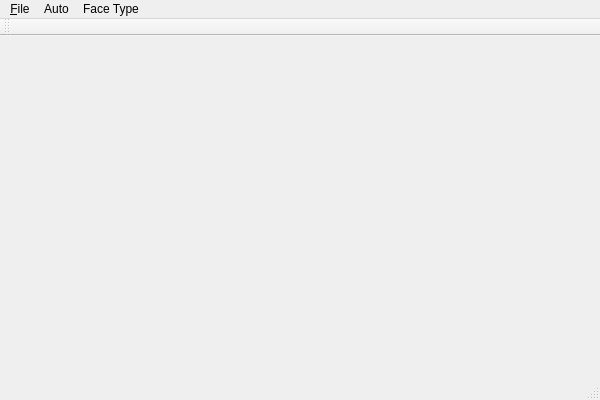
<?xml version="1.0" encoding="UTF-8"?>
<ui version="4.0">
 <class>MainWindowClass</class>
 <widget class="QMainWindow" name="MainWindowClass">
  <property name="geometry">
   <rect>
    <x>0</x>
    <y>0</y>
    <width>600</width>
    <height>400</height>
   </rect>
  </property>
  <property name="windowTitle">
   <string>MainWindow</string>
  </property>
  <widget class="QWidget" name="centralWidget">
   <layout class="QVBoxLayout" name="verticalLayout">
    <item>
     <widget class="DelForm" name="widget" native="true"/>
    </item>
   </layout>
  </widget>
  <widget class="QMenuBar" name="menuBar">
   <property name="geometry">
    <rect>
     <x>0</x>
     <y>0</y>
     <width>600</width>
     <height>21</height>
    </rect>
   </property>
   <widget class="QMenu" name="menu_File">
    <property name="title">
     <string>&amp;File</string>
    </property>
    <addaction name="action_New"/>
    <addaction name="separator"/>
    <addaction name="actionOpen"/>
    <addaction name="separator"/>
    <addaction name="actionE_xit"/>
   </widget>
   <widget class="QMenu" name="menuAuto">
    <property name="title">
     <string>Auto</string>
    </property>
    <addaction name="actionRandom"/>
    <addaction name="actionGrid"/>
    <addaction name="actionCircular"/>
    <addaction name="action1_Vertical_1_Horizontal"/>
    <addaction name="action1_Vertical"/>
    <addaction name="action1_Horizontal"/>
   </widget>
   <widget class="QMenu" name="menuFace_Type">
    <property name="title">
     <string>Face Type</string>
    </property>
    <addaction name="actionTriangle"/>
    <addaction name="actionPolygon"/>
   </widget>
   <addaction name="menu_File"/>
   <addaction name="menuAuto"/>
   <addaction name="menuFace_Type"/>
  </widget>
  <widget class="QToolBar" name="mainToolBar">
   <attribute name="toolBarArea">
    <enum>TopToolBarArea</enum>
   </attribute>
   <attribute name="toolBarBreak">
    <bool>false</bool>
   </attribute>
  </widget>
  <widget class="QStatusBar" name="statusBar"/>
  <action name="action_New">
   <property name="text">
    <string>&amp;New</string>
   </property>
  </action>
  <action name="actionE_xit">
   <property name="text">
    <string>E&amp;xit</string>
   </property>
  </action>
  <action name="actionRandom">
   <property name="text">
    <string>Random</string>
   </property>
  </action>
  <action name="actionGrid">
   <property name="text">
    <string>Grid</string>
   </property>
  </action>
  <action name="actionCircular">
   <property name="text">
    <string>Circular</string>
   </property>
  </action>
  <action name="action1_Vertical_1_Horizontal">
   <property name="text">
    <string>1 Vertical, 1 Horizontal</string>
   </property>
  </action>
  <action name="action1_Vertical">
   <property name="text">
    <string>1 Vertical</string>
   </property>
  </action>
  <action name="action1_Horizontal">
   <property name="text">
    <string>1 Horizontal</string>
   </property>
  </action>
  <action name="actionTriangle">
   <property name="checkable">
    <bool>true</bool>
   </property>
   <property name="checked">
    <bool>false</bool>
   </property>
   <property name="text">
    <string>Triangle</string>
   </property>
  </action>
  <action name="actionPolygon">
   <property name="checkable">
    <bool>true</bool>
   </property>
   <property name="checked">
    <bool>true</bool>
   </property>
   <property name="text">
    <string>Polygon</string>
   </property>
  </action>
  <action name="actionOpen">
   <property name="text">
    <string>&amp;Open</string>
   </property>
  </action>
 </widget>
 <layoutdefault spacing="6" margin="11"/>
 <customwidgets>
  <customwidget>
   <class>DelForm</class>
   <extends>QWidget</extends>
   <header>delform.h</header>
   <container>1</container>
   <slots>
    <slot>newGrid()</slot>
    <slot>newRandom()</slot>
    <slot>newCircle()</slot>
    <slot>newOneVertOneHoriz()</slot>
    <slot>newOneVert()</slot>
    <slot>newOneHoriz()</slot>
    <slot>newTwoVert()</slot>
    <slot>newTwoHoriz()</slot>
    <slot>newDoc()</slot>
    <slot>showPolys(bool)</slot>
    <slot>openFile()</slot>
   </slots>
  </customwidget>
 </customwidgets>
 <resources/>
 <connections>
  <connection>
   <sender>actionRandom</sender>
   <signal>triggered()</signal>
   <receiver>widget</receiver>
   <slot>newRandom()</slot>
   <hints>
    <hint type="sourcelabel">
     <x>-1</x>
     <y>-1</y>
    </hint>
    <hint type="destinationlabel">
     <x>299</x>
     <y>207</y>
    </hint>
   </hints>
  </connection>
  <connection>
   <sender>actionGrid</sender>
   <signal>triggered()</signal>
   <receiver>widget</receiver>
   <slot>newGrid()</slot>
   <hints>
    <hint type="sourcelabel">
     <x>-1</x>
     <y>-1</y>
    </hint>
    <hint type="destinationlabel">
     <x>299</x>
     <y>207</y>
    </hint>
   </hints>
  </connection>
  <connection>
   <sender>actionCircular</sender>
   <signal>triggered()</signal>
   <receiver>widget</receiver>
   <slot>newCircle()</slot>
   <hints>
    <hint type="sourcelabel">
     <x>-1</x>
     <y>-1</y>
    </hint>
    <hint type="destinationlabel">
     <x>299</x>
     <y>207</y>
    </hint>
   </hints>
  </connection>
  <connection>
   <sender>action1_Vertical_1_Horizontal</sender>
   <signal>triggered()</signal>
   <receiver>widget</receiver>
   <slot>newOneVertOneHoriz()</slot>
   <hints>
    <hint type="sourcelabel">
     <x>-1</x>
     <y>-1</y>
    </hint>
    <hint type="destinationlabel">
     <x>299</x>
     <y>207</y>
    </hint>
   </hints>
  </connection>
  <connection>
   <sender>action1_Vertical</sender>
   <signal>triggered()</signal>
   <receiver>widget</receiver>
   <slot>newOneVert()</slot>
   <hints>
    <hint type="sourcelabel">
     <x>-1</x>
     <y>-1</y>
    </hint>
    <hint type="destinationlabel">
     <x>299</x>
     <y>207</y>
    </hint>
   </hints>
  </connection>
  <connection>
   <sender>action1_Horizontal</sender>
   <signal>triggered()</signal>
   <receiver>widget</receiver>
   <slot>newOneHoriz()</slot>
   <hints>
    <hint type="sourcelabel">
     <x>-1</x>
     <y>-1</y>
    </hint>
    <hint type="destinationlabel">
     <x>299</x>
     <y>207</y>
    </hint>
   </hints>
  </connection>
  <connection>
   <sender>action_New</sender>
   <signal>triggered()</signal>
   <receiver>widget</receiver>
   <slot>newDoc()</slot>
   <hints>
    <hint type="sourcelabel">
     <x>-1</x>
     <y>-1</y>
    </hint>
    <hint type="destinationlabel">
     <x>299</x>
     <y>207</y>
    </hint>
   </hints>
  </connection>
  <connection>
   <sender>actionPolygon</sender>
   <signal>toggled(bool)</signal>
   <receiver>widget</receiver>
   <slot>showPolys(bool)</slot>
   <hints>
    <hint type="sourcelabel">
     <x>-1</x>
     <y>-1</y>
    </hint>
    <hint type="destinationlabel">
     <x>299</x>
     <y>207</y>
    </hint>
   </hints>
  </connection>
  <connection>
   <sender>actionOpen</sender>
   <signal>triggered()</signal>
   <receiver>widget</receiver>
   <slot>openFile()</slot>
   <hints>
    <hint type="sourcelabel">
     <x>-1</x>
     <y>-1</y>
    </hint>
    <hint type="destinationlabel">
     <x>299</x>
     <y>206</y>
    </hint>
   </hints>
  </connection>
 </connections>
</ui>
